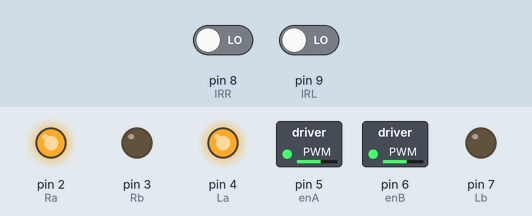
Bench run of a sketch on a simulated Arduino Uno, built with avr-gcc and run on an emulated ATmega328P. Parts: switched loads named in the sketch (green lamp = pin HIGH), output pins drawn as LEDs (lit = HIGH). The test bench sets the inputs (shaded band); at power-on: pin 8 (IRR) LOW, pin 9 (IRL) LOW.

Above: at 1.2 s.
1.3 s: pin 8 (IRR) driven HIGH
At 2.4 s:
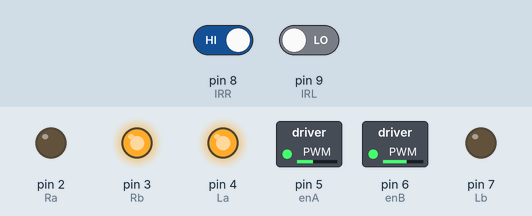
2.8 s: pin 9 (IRL) driven HIGH
At 3.5 s:
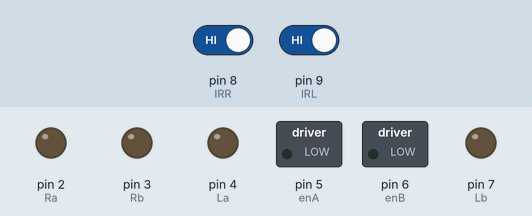
4.3 s: pin 8 (IRR) driven LOW
At 4.7 s:
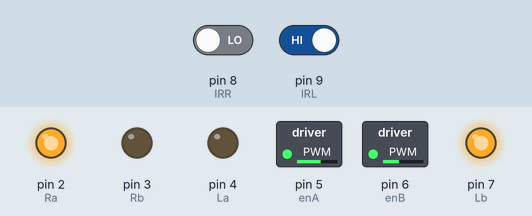
5.8 s: pin 9 (IRL) driven LOW
At 7.0 s:
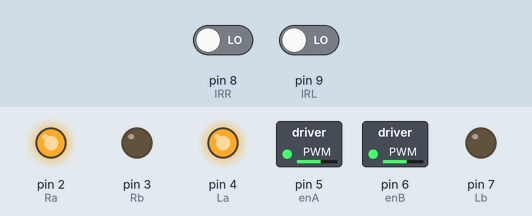
Timing chart, 0 to 8.3 s (numbered marks = the images above; inputs shaded):
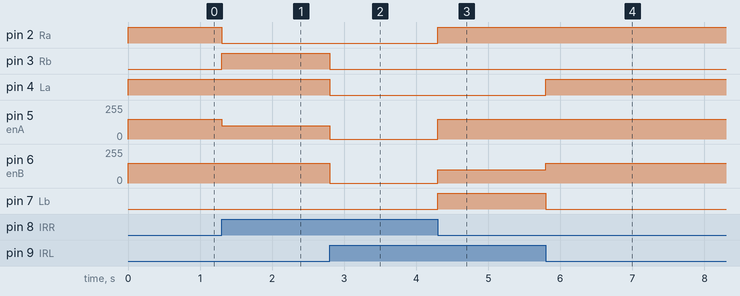

Measured:
- after the input at 1.3 s, pin 2 (Ra): HIGH → LOW at once; pin 3 (Rb): LOW → HIGH at once; pin 5 (enA): 150/255 → 100/255 at once
- after the input at 2.8 s, pin 3 (Rb), pin 4 (La): HIGH → LOW at once; pin 5 (enA): 100/255 → 0/255 at once; pin 6 (enB): 150/255 → 0/255 at once
- after the input at 4.3 s, pin 2 (Ra), pin 7 (Lb): LOW → HIGH at once; pin 5 (enA): 0/255 → 150/255 at once; pin 6 (enB): 0/255 → 100/255 at once
- after the input at 5.8 s, pin 4 (La): LOW → HIGH at once; pin 6 (enB): 100/255 → 150/255 at once; pin 7 (Lb): HIGH → LOW at once

The sketch:

DC_motor_code.ino
```cpp
// Black Line Follower sensors
int IRR=8;    //Right sensor
int IRL=9;    //left Sensor
//Right motor
int enA=5;
int Ra=2;
int Rb=3;
//Left Motor
int enB=6;
int La=4;
int Lb=7;
void setup()
{
  // put your setup code here, to run once:
  pinMode(enA, OUTPUT);
  pinMode(enB, OUTPUT);
  pinMode(IRR,INPUT);
  pinMode(IRL,INPUT);
  pinMode(Ra,OUTPUT);
  pinMode(Rb,OUTPUT);
  pinMode(La,OUTPUT);
  pinMode(Lb,OUTPUT);
}
void loop()
{
   if(digitalRead(IRR)==HIGH && digitalRead(IRL)==HIGH) //IR sensors are on black line
  {
    //Stop both Motors
    digitalWrite(Ra,0);
    digitalWrite(Rb,0);
    digitalWrite(La,0);
    digitalWrite(Lb,0);
    analogWrite(enA,0);
    analogWrite(enB,0);
  }

  else if(digitalRead(IRR)==LOW && digitalRead(IRL)==LOW)  //IR not on black line
  {
    //Move both the Motors
    digitalWrite(Ra,1);
    digitalWrite(Rb,0);
    digitalWrite(La,1);
    digitalWrite(Lb,0);
    analogWrite(enA,150);
    analogWrite(enB,150);
  }

  else if(digitalRead(IRR)==LOW && digitalRead(IRL)==HIGH)
  {
    //To turn left then the speed of the left wheel should be less than that of the right wheel
    digitalWrite(Ra,1);
    digitalWrite(Rb,0);
    digitalWrite(La,0);
    digitalWrite(Lb,1);
    analogWrite(enA,150);
    analogWrite(enB,100);
    delay(100);
  }

  else if(digitalRead(IRR)==HIGH && digitalRead(IRL)==LOW)
  {
    //To turn right then the speed of the right wheel should be less than that of the left wheel
    digitalWrite(Ra,0);
    digitalWrite(Rb,1);
    digitalWrite(La,1);
    digitalWrite(Lb,0);
    analogWrite(enA,100);
    analogWrite(enB,150);
    delay(100);
  }

  else
  {
    //Stop both the motors
    digitalWrite(Ra,0);
    digitalWrite(Rb,0);
    digitalWrite(La,0);
    digitalWrite(Lb,0);
    analogWrite(enA,0);
    analogWrite(enB,0);
  }
}
```
